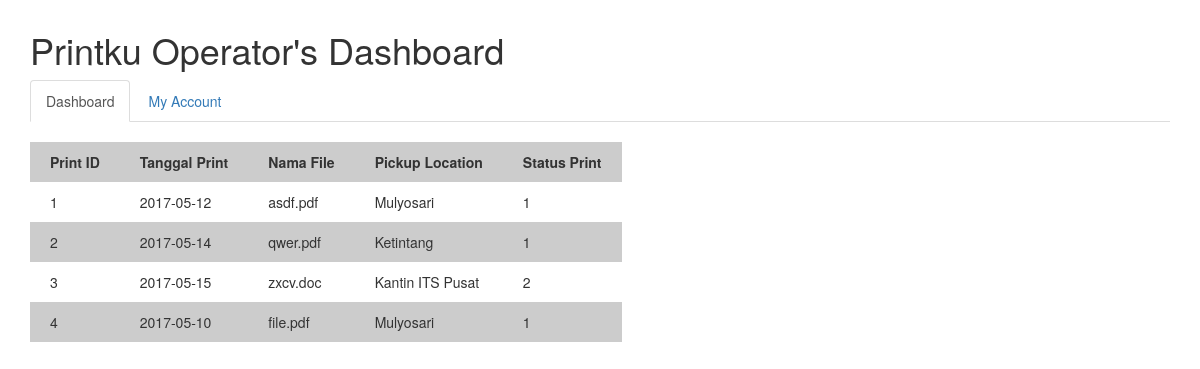
The app's page /operator.php with its own data.
### tables this page shows
CREATE TABLE `myprint` (
  `print_id` int(5) NOT NULL,
  `print_date` date NOT NULL,
  `print_file` varchar(100) NOT NULL,
  `print_status` varchar(20) NOT NULL,
  `print_pickup` varchar(50) NOT NULL
);

### connection.php (called while the page is built)
<?php
$servername = "localhost";
$username = "root";
$password = "root";
$dbname = "printku";
$conn = mysqli_connect($servername, $username, $password, $dbname);
$sql = "SELECT * FROM myprint";
$result = mysqli_query($conn, $sql);
?>

### operator.php (the view, shortened to what this page needs)
<!DOCTYPE html>
<html>
<head>
	<?php require 'connection.php'; ?>
	<?php include 'header.php'; ?>
	<link rel="stylesheet" type="text/css" href="mystyle.css">
</head>
<body>
<div class ="container">
	<h1>Printku Operator's Dashboard</h1>
	<ul class="nav nav-tabs">
			<li class="active">
        		<a href="#dashboard" data-toggle="tab">Dashboard</a>
			</li>
			<li>
				<a href="#my-account" data-toggle="tab">My Account</a>
			</li>
	</ul>
	<br>
	<div class="tab-content ">
		<div class="tab-pane active" id="dashboard">
			<?php
				echo "<table>
					<tr>
						<th>Print ID</th> <th>Tanggal Print</th> <th>Nama File</th> <th>Pickup Location</th> <th>Status Print</th>
					</tr>";
					while($row = mysqli_fetch_assoc($result)) {
						echo "<tr> <td>" . $row["print_id"] . "</td> <td>" . $row["print_date"] . "</td> <td>" . $row["print_file"] . "</td> <td>" . $row["print_pickup"] . "</td><td>" . $row["print_status"] . "</td> </tr>";
					}
				echo "</table>";
			?>
		</div>
	</div>
</div>
</body>
</html>

### mystyle.css (style rules this page uses)
body { padding : 10px ; }
tr > th { padding : 10px 20px; }
tr > td { padding : 10px 20px; }
tr:nth-child(odd) { background: #CCC }

### records on screen
myprint: print_id "1", print_date "2017-05-12", print_file "asdf.pdf", print_pickup "Mulyosari", print_status "1"
myprint: print_id "2", print_date "2017-05-14", print_file "qwer.pdf", print_pickup "Ketintang", print_status "1"
myprint: print_id "3", print_date "2017-05-15", print_file "zxcv.doc", print_pickup "Kantin ITS Pusat", print_status "2"
myprint: print_id "4", print_date "2017-05-10", print_file "file.pdf", print_pickup "Mulyosari", print_status "1"
